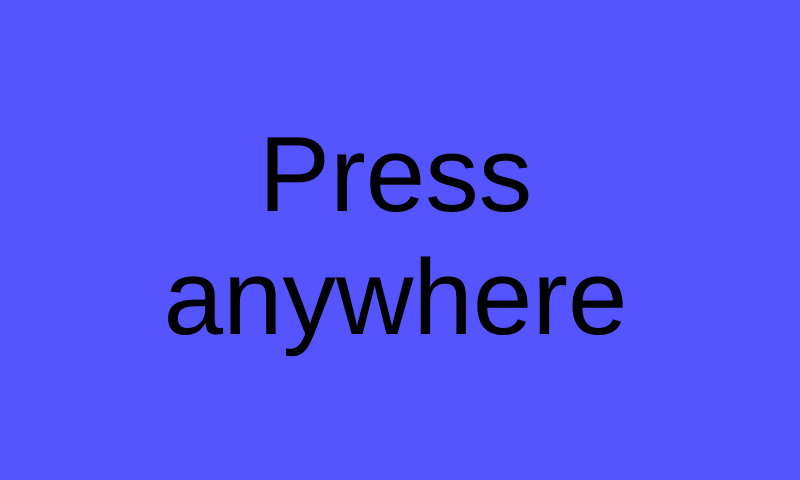
<?xml version="1.0" encoding="UTF-8"?>
<ui version="4.0">
 <class>MainWindow</class>
 <widget class="QMainWindow" name="MainWindow">
  <property name="geometry">
   <rect>
    <x>0</x>
    <y>0</y>
    <width>800</width>
    <height>480</height>
   </rect>
  </property>
  <property name="windowTitle">
   <string>MainWindow</string>
  </property>
  <property name="styleSheet">
   <string notr="true">background-color: rgb(85, 85, 255);</string>
  </property>
  <widget class="QWidget" name="centralWidget">
   <widget class="QLabel" name="label">
    <property name="geometry">
     <rect>
      <x>20</x>
      <y>20</y>
      <width>751</width>
      <height>431</height>
     </rect>
    </property>
    <property name="font">
     <font>
      <pointsize>80</pointsize>
     </font>
    </property>
    <property name="text">
     <string>Press anywhere</string>
    </property>
    <property name="alignment">
     <set>Qt::AlignCenter</set>
    </property>
    <property name="wordWrap">
     <bool>true</bool>
    </property>
   </widget>
  </widget>
 </widget>
 <layoutdefault spacing="6" margin="11"/>
 <resources/>
 <connections/>
</ui>
